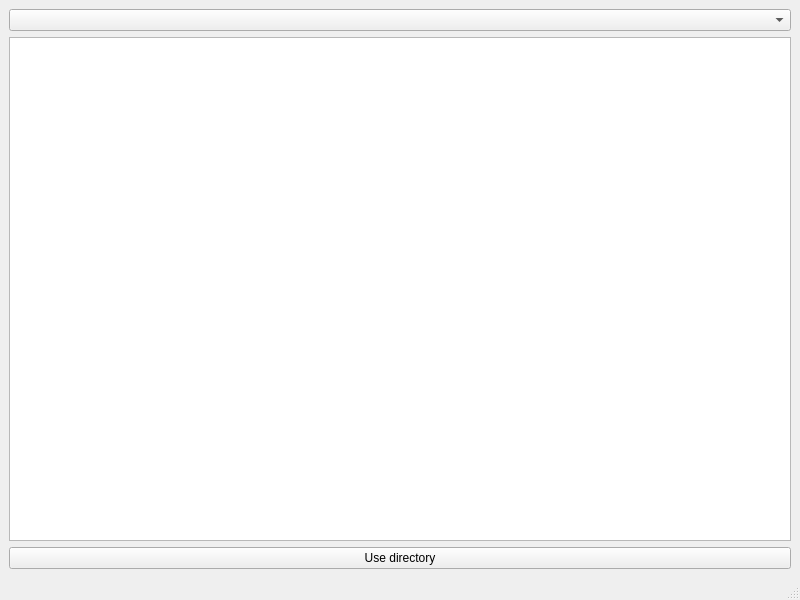
<?xml version="1.0" encoding="UTF-8"?>
<ui version="4.0">
 <class>MainMenu</class>
 <widget class="QMainWindow" name="MainMenu">
  <property name="geometry">
   <rect>
    <x>0</x>
    <y>0</y>
    <width>800</width>
    <height>600</height>
   </rect>
  </property>
  <property name="windowTitle">
   <string>MainMenu</string>
  </property>
  <widget class="QWidget" name="centralwidget">
   <layout class="QVBoxLayout" name="verticalLayout">
    <item>
     <widget class="QComboBox" name="comboBox"/>
    </item>
    <item>
     <widget class="QListWidget" name="listWidget"/>
    </item>
    <item>
     <widget class="QPushButton" name="pushButton">
      <property name="text">
       <string>Use directory</string>
      </property>
     </widget>
    </item>
   </layout>
  </widget>
  <widget class="QMenuBar" name="menubar">
   <property name="geometry">
    <rect>
     <x>0</x>
     <y>0</y>
     <width>800</width>
     <height>21</height>
    </rect>
   </property>
  </widget>
  <widget class="QStatusBar" name="statusbar"/>
 </widget>
 <resources/>
 <connections/>
</ui>
